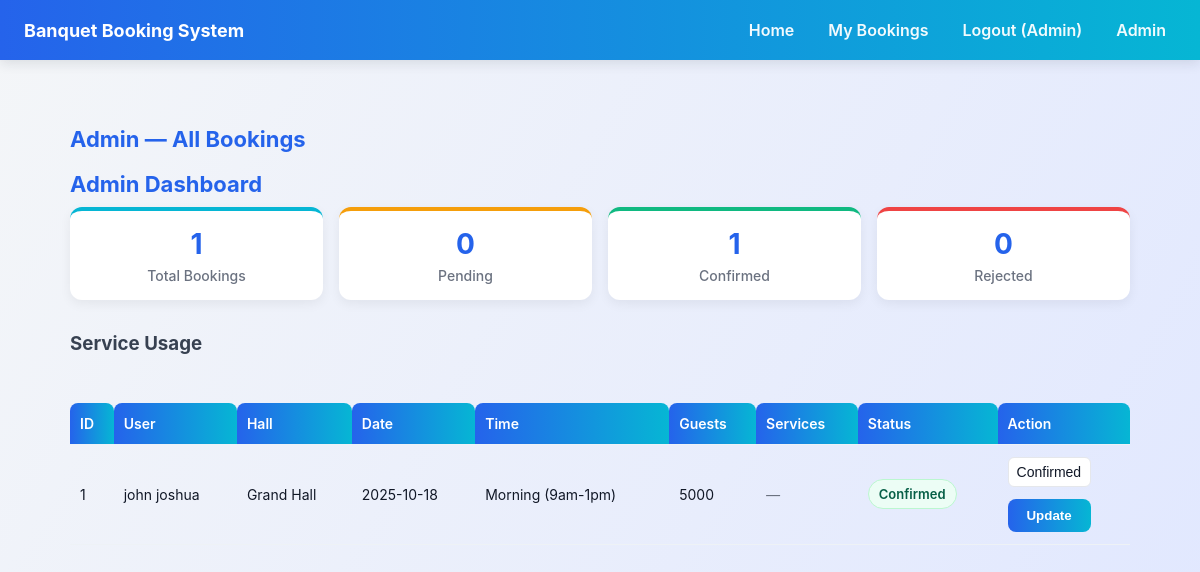
The page /admin (signed in) on the database its author committed.
### tables this page shows
CREATE TABLE bookings (
        id INTEGER PRIMARY KEY AUTOINCREMENT,
        user_id INTEGER NOT NULL,
        hall_id INTEGER NOT NULL,
        date TEXT NOT NULL,
        time_slot TEXT NOT NULL,
        guests INTEGER,
        status TEXT DEFAULT 'Pending',
        created_at TEXT DEFAULT CURRENT_TIMESTAMP, services TEXT,
        FOREIGN KEY(user_id) REFERENCES users(id),
        FOREIGN KEY(hall_id) REFERENCES halls(id)
    );

CREATE TABLE users (
        id INTEGER PRIMARY KEY AUTOINCREMENT,
        name TEXT NOT NULL,
        email TEXT UNIQUE NOT NULL,
        password_hash TEXT NOT NULL,
        is_admin INTEGER DEFAULT 0
    );

CREATE TABLE halls (
        id INTEGER PRIMARY KEY AUTOINCREMENT,
        name TEXT NOT NULL,
        capacity INTEGER,
        price REAL,
        description TEXT
    , image_url TEXT);

### app.py (the view)
@app.route("/admin")
def admin_dashboard():
    if not session.get("is_admin"):
        flash("Admin access only.", "danger")
        return redirect(url_for("admin_login"))
    conn = get_db_connection()
    bookings = conn.execute("""
        SELECT b.*, u.name AS user_name, h.name AS hall_name
        FROM bookings b
        JOIN users u ON b.user_id = u.id
        JOIN halls h ON b.hall_id = h.id
        ORDER BY b.created_at DESC
    """).fetchall()
    stats_row = conn.execute("""
        SELECT
            COUNT(*) AS total,
            SUM(CASE WHEN status='Pending' THEN 1 ELSE 0 END) AS pending,
            SUM(CASE WHEN status='Confirmed' THEN 1 ELSE 0 END) AS confirmed,
            SUM(CASE WHEN status='Rejected' THEN 1 ELSE 0 END) AS rejected
        FROM bookings
    """).fetchone()
    conn.close()
    stats = {
        "total": stats_row["total"],
        "pending": stats_row["pending"],
        "confirmed": stats_row["confirmed"],
        "rejected": stats_row["rejected"],
    }
    service_counts = {}
    for booking in bookings:
        if booking["services"]:  # if services exist for this booking
            for service in booking["services"].split(","):
                service = service.strip()
                if service:
                    service_counts[service] = service_counts.get(service, 0) + 1
    stats["services"] = service_counts  # add to stats dictionary
    return render_template("admin_dashboard.html", bookings=bookings, stats=stats)

### app.py (called while the page is built)
def get_db_connection():
    conn = sqlite3.connect(DB)
    conn.row_factory = sqlite3.Row
    return conn

### templates/admin_dashboard.html (shortened to what this page needs)
{% extends "base.html" %}
{% block content %}
<div class="container">
  <h2 class="h1">Admin — All Bookings</h2>
  <h2 class="h1">Admin Dashboard</h2>
<div class="kpi-row">
  <div class="kpi total">
    <div class="num">{{ stats['total'] }}</div>
    <div class="label">Total Bookings</div>
  </div>
  <div class="kpi pending">
    <div class="num">{{ stats['pending'] }}</div>
    <div class="label">Pending</div>
  </div>
  <div class="kpi confirmed">
    <div class="num">{{ stats['confirmed'] }}</div>
    <div class="label">Confirmed</div>
  </div>
  <div class="kpi rejected">
    <div class="num">{{ stats['rejected'] }}</div>
    <div class="label">Rejected</div>
  </div>
</div>
  <div class="service-stats">
    <h3>Service Usage</h3>
  </div>
  <table class="table">
    <thead>
      <tr>
        <th>ID</th>
        <th>User</th>
        <th>Hall</th>
        <th>Date</th>
        <th>Time</th>
        <th>Guests</th>
        <th>Services</th>
        <th>Status</th>
        <th>Action</th>
      </tr>
    </thead>
    <tbody>
      {% for b in bookings %}
      <tr>
        <td>{{ b['id'] }}</td>
        <td>{{ b['user_name'] }}</td>
        <td>{{ b['hall_name'] }}</td>
        <td>{{ b['date'] }}</td>
        <td>{{ b['time_slot'] }}</td>
        <td>{{ b['guests'] }}</td>
        <td>
          {% if b['services'] %}
            <div class="services-list compact">
              {% for service in b['services'].split(',') if service.strip() %}
                <span class="service-tag">{{ service.strip()|title }}</span>
              {% endfor %}
            </div>
          {% else %}
            <span class="no-services">—</span>
          {% endif %}
        </td>
        <td>
          {% if b['status']=='Pending' %}
            <span class="badge pending">Pending</span>
          {% elif b['status']=='Confirmed' %}
            <span class="badge confirmed">Confirmed</span>
          {% else %}
            <span class="badge rejected">Rejected</span>
          {% endif %}
        </td>
        <td class="actions">
          <form method="POST" action="{{ url_for('admin_update', booking_id=b['id']) }}">
            <select class="select-sm" name="status">
              <option {% if b['status']=='Confirmed' %}selected{% endif %}>Confirmed</option>
            </select>
            <button class="btn" type="submit">Update</button>
          </form>
        </td>
      </tr>
      {% endfor %}
    </tbody>
  </table>
</div>
{% endblock %}

### static/base.css (style rules this page uses)
:root { --primary:#2b5876; --accent:#4e4376; --muted:#6b7280; --bg:#f4f6f8; --card:#ffffff; --success:#10b981; --danger:#ef4444; --glass: rgba(255,255,255,0.85); }
* { box-sizing:border-box }
html,body { height:100% }
body { margin:0; font-family: "Inter", "Poppins", Arial, sans-serif; background: linear-gradient(120deg, #f4f6f8 0%, #e0e7ff 100%); color:#111827; -webkit-font-smoothing:antialiased; -moz-osx-font-smoothing:grayscale; }
.container { max-width:1100px; margin:28px auto; padding:20px; }
.h1 { font-size:22px; color:var(--primary); margin-bottom:10px; }

### static/forms.css (style rules this page uses)
:root { --primary:#2563eb; --accent:#06b6d4; --input-border:#e5e7eb; --muted:#6b7280; --radius:8px; --gap:12px; }
* { box-sizing:border-box }
form { display:flex; flex-direction:column; gap:var(--gap); }
input[type="text"], input[type="email"], input[type="password"], input[type="date"], select, textarea { padding:10px 12px; border-radius:var(--radius); border:1px solid var(--input-border); background:#fff; font-size:14px; color:#111827; outline:none; transition:box-shadow .12s ease, border-color .12s ease, transform .06s ease; -webkit-appearance:none; appearance:none; width:100%; }
.btn { display:inline-block; padding:10px 16px; border-radius:var(--radius); background:linear-gradient(90deg,var(--primary),var(--accent)); color:white; border:none; cursor:pointer; font-weight:600; transition:transform .08s ease, box-shadow .12s ease, opacity .12s ease; text-decoration:none; line-height:1; }

### static/tables.css (style rules this page uses)
.table { width:100%; border-collapse:collapse; font-size:14px; }
.table th, .table td { padding:12px 10px; border-bottom:1px solid #eef2f6; text-align:left; }
.table th { background:linear-gradient(90deg,var(--primary),var(--accent)); color:white;font-weight:600;border-top-left-radius:8px;border-top-right-radius:8px }
.table .actions { display:flex; gap:8px; align-items:center }
.select-sm { padding:6px 8px;border-radius:6px;border:1px solid #e5e7eb;background:#fff; }
.badge { display:inline-block;padding:6px 10px;border-radius:999px;font-weight:600;font-size:13px; }
.badge.confirmed { background:#ecfdf5; color:#065f46; border:1px solid #bbf7d0 }

### static/dashboard.css (style rules this page uses)
.kpi-row { display:flex; gap:12px; margin-bottom:14px; flex-wrap:wrap }
.kpi { background:white; border-radius:10px; padding:12px 16px; box-shadow:0 6px 18px rgba(16,24,40,0.04); min-width:160px }
.kpi .num { font-size:20px; font-weight:700; color:var(--primary) }
.kpi-row { display: flex; flex-wrap: wrap; gap: 16px; margin-bottom: 24px; }
.kpi { flex: 1; min-width: 180px; background: white; border-radius: 12px; padding: 16px; box-shadow: 0 4px 12px rgba(0, 0, 0, 0.06); text-align: center; transition: transform 0.2s ease, box-shadow 0.2s ease; }
.kpi .num { font-size: 28px; font-weight: 700; color: var(--primary); margin-bottom: 6px; }
.kpi .label { font-size: 14px; color: var(--muted); font-weight: 500; }
.kpi.total { border-top: 4px solid var(--accent); }
.kpi.pending { border-top: 4px solid #f59e0b; }
.kpi.confirmed { border-top: 4px solid #10b981; }
.kpi.rejected { border-top: 4px solid #ef4444; }

### static/components.css (style rules this page uses)
.no-services { color: #6b7280; font-style: italic; }
.service-stats { margin: 2rem 0; }
.service-stats h3 { margin-bottom: 1rem; color: #374151; }

### rows shown on the page
bookings: id "1", user_name "john joshua", hall_name "Grand Hall", date "2025-10-18", time_slot "Morning (9am-1pm)", guests "5000", shows "Confirmed", status "Confirmed"

### other values the page prints
{{ session.get('user_name') }} "Admin"
{{ stats['total'] }} "1"
{{ stats['pending'] }} "0"
{{ stats['confirmed'] }} "1"
{{ stats['rejected'] }} "0"
